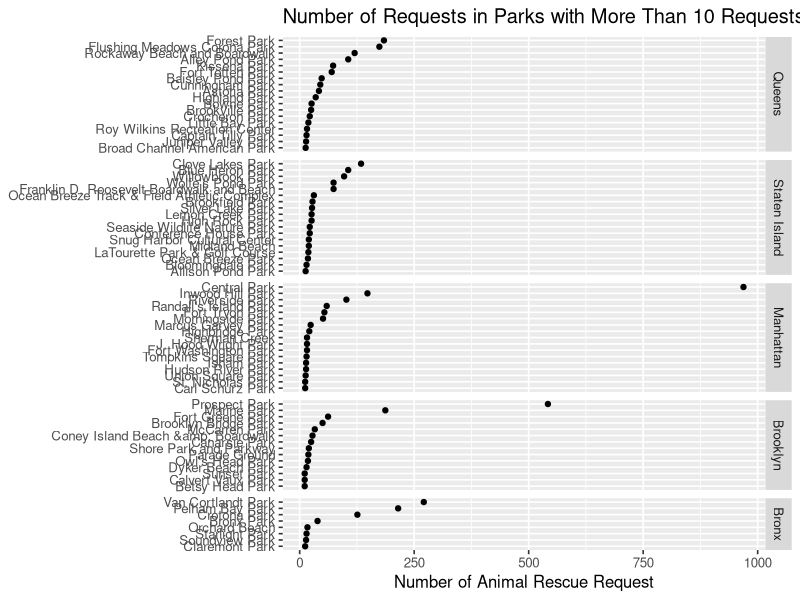
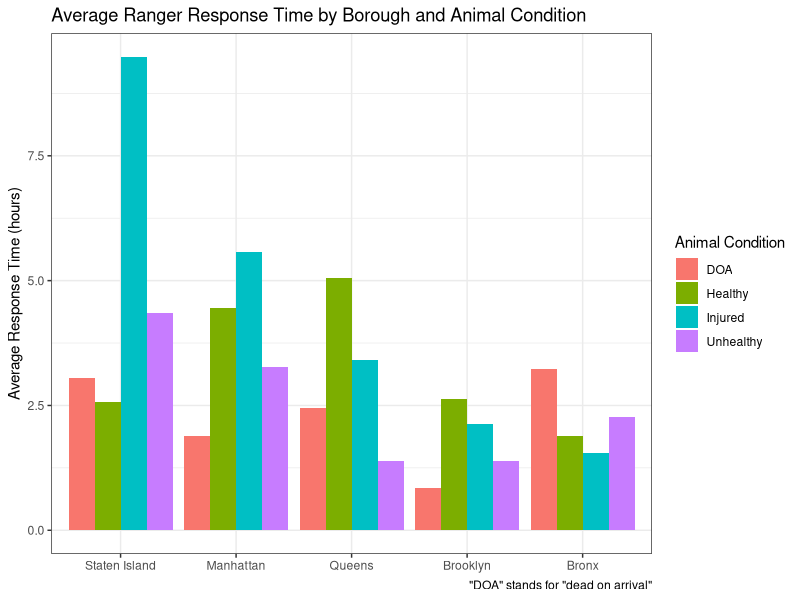
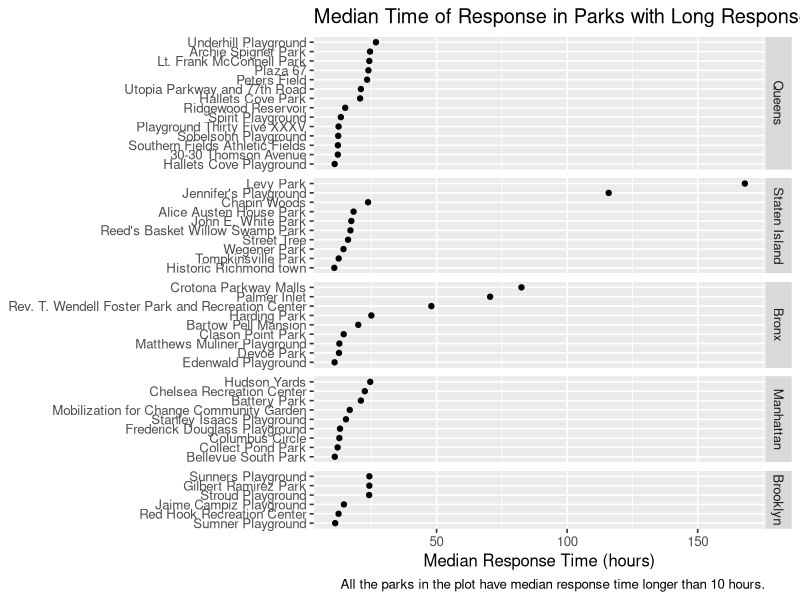
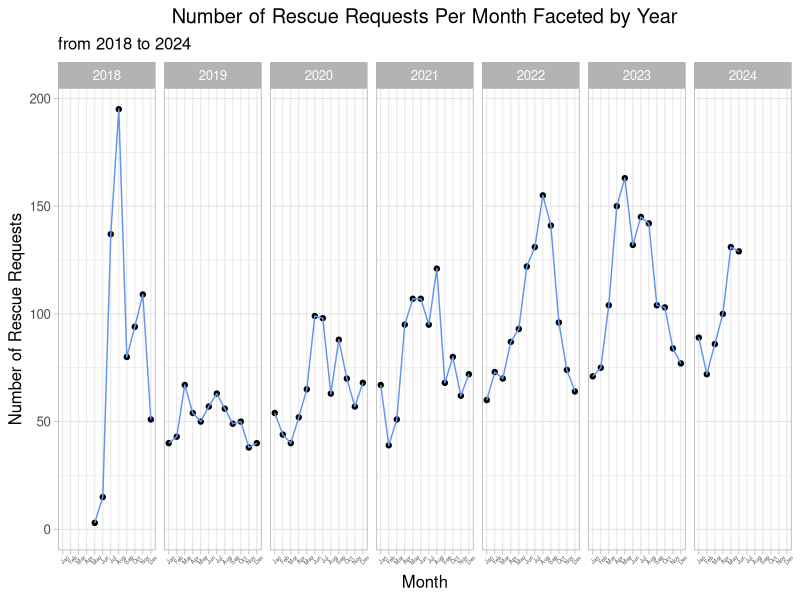
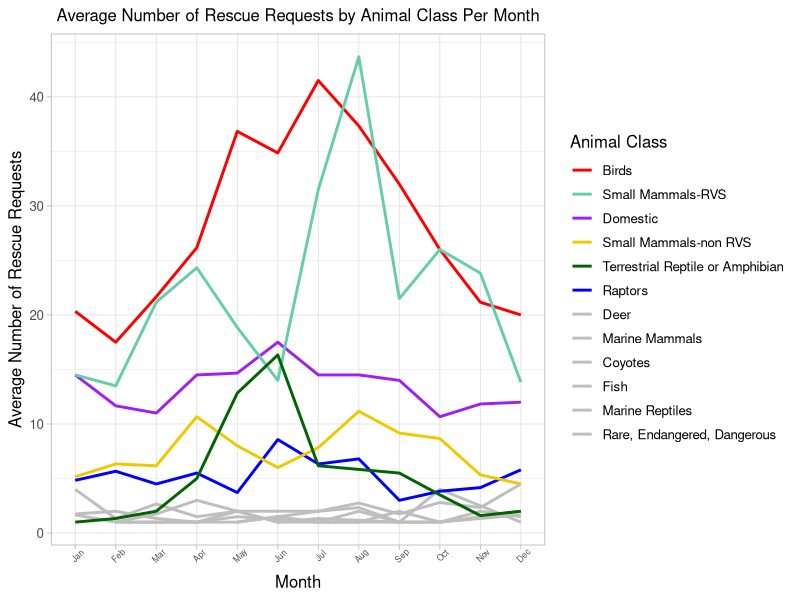
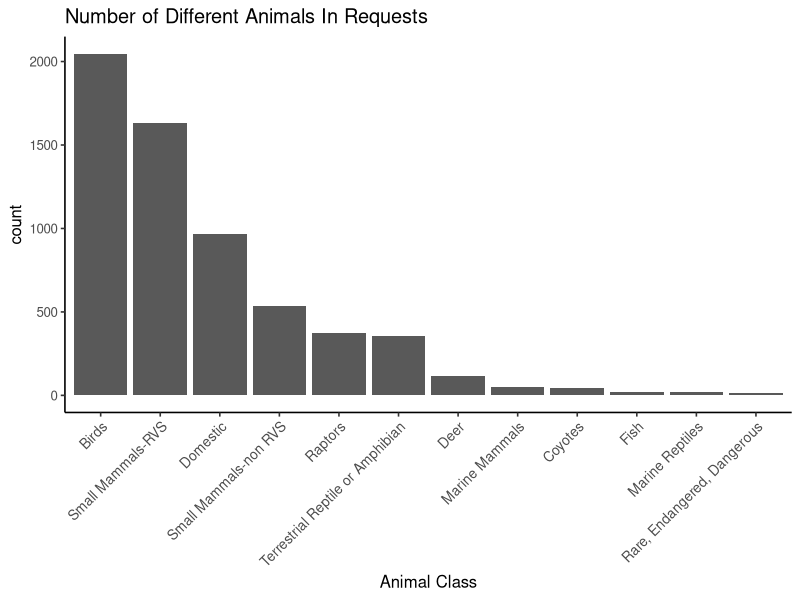
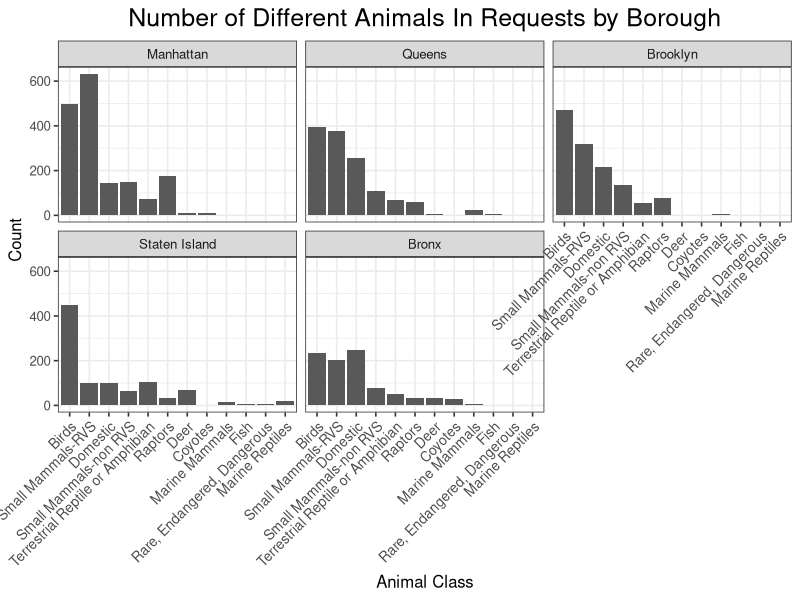
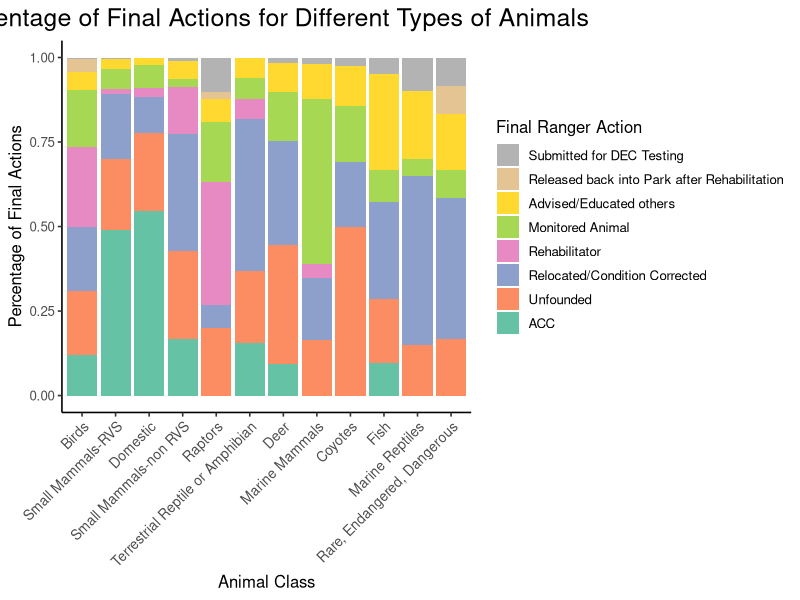

The R source for these figures, in order:
## ---- chunk 1
library(tidyverse)
library(ggplot2)
library(lubridate)
library(vcd)
library(RColorBrewer)
## ---- chunk 2
# load the data
data <- read_csv("Urban_Park_Ranger_Animal_Condition_Response.csv", na=c("","N/A"), show_col_types = FALSE)

data$`Animal Class` <- gsub("\\[\"|\"\\]", "", data$`Animal Class`)
data$`Animal Class` <- gsub("\",\"", ", ", data$`Animal Class`)
data$`Animal Class` <- gsub("\\s+", " ", data$`Animal Class`)
data$`Animal Class` <- ifelse(grepl("Domestic", data$`Animal Class`), "Domestic", data$`Animal Class`)
data$`Animal Class` <- ifelse(grepl("Marine Mammals", data$`Animal Class`), "Marine Mammals", data$`Animal Class`)
data$`Animal Class` <- ifelse(grepl("Fish", data$`Animal Class`), "Fish", data$`Animal Class`)
data <- data |> filter(!`Animal Class` %in% c("Fish-numerous quantity;#Terrestrial Reptile or Amphibian",
                                             "Terrestrial Reptile or Amphibian, Fish-numerous quantity",
                                             "Raptors, Small Mammals-RVS"))
## ---- chunk 3
data |> 
  drop_na(Property) |> 
  group_by(Borough, Property) |>
  summarise(n_req_by_property = n(), .groups = "drop") |>
  filter(n_req_by_property > 10) |>
  ggplot(aes(x = n_req_by_property, y = fct_reorder(Property, n_req_by_property))) +
  geom_point() +
  facet_grid(fct_infreq(Borough) ~ ., scales = "free_y", space = "free_y") +
  labs(x = "Number of Animal Rescue Request", y = NULL, title = "Number of Requests in Parks with More Than 10 Requests Across Boroughs") +
  theme_grey(12)
## ---- chunk 4
data$`initial call time` <- mdy_hms(data$`Date and Time of initial call`, tz = "UTC")
data$`Ranger response time` <- mdy_hms(data$`Date and time of Ranger response`, tz = "UTC")
data$response_time <- as.numeric(difftime(data$`Ranger response time`, data$`initial call time`, units = "hours"))
data <- data |> filter(response_time >= 0)

avg_response <- data |>
  drop_na(`Animal Condition`) |>
  group_by(Borough, `Animal Condition`) |>
  summarise(avg_resp_time = mean(response_time), .groups = "drop")

borough_order <- data |>
  group_by(Borough) |>
  summarise(avg_resp_time = mean(response_time), .groups = "drop") |>
  arrange(desc(avg_resp_time)) |>
  pull(Borough)

avg_response$Borough <- factor(avg_response$Borough, levels = borough_order)

ggplot(avg_response, aes(x = Borough, y = avg_resp_time, fill = `Animal Condition`)) +
  geom_col(position = "dodge") +
  labs(x = NULL, y = "Average Response Time (hours)", title = "Average Ranger Response Time by Borough and Animal Condition", caption = '"DOA" stands for "dead on arrival"') +
  theme_bw()
## ---- chunk 5
data |> 
  drop_na(Property) |> 
  group_by(Borough, Property) |>
  summarise(median_resp = median(response_time), .groups = "drop") |>
  filter(median_resp > 10) |>
  ggplot(aes(x = median_resp, y = fct_reorder(Property, median_resp))) +
  geom_point() +
  facet_grid(fct_infreq(Borough) ~ ., scales = "free_y", space = "free_y") +
  labs(x = "Median Response Time (hours)", y = NULL, title = "Median Time of Response in Parks with Long Response Time", caption = "All the parks in the plot have median response time longer than 10 hours.") +
  theme_grey(12)
## ---- chunk 6
df_time <- data.frame(do.call(rbind, strsplit(data$`Date and Time of initial call`, " ")))
colnames(df_time) <- c("Date", "Clock", "AM_PM")
df_time$Time_12hr<-paste(df_time$Clock, df_time$AM_PM)
df_time$Time <- format(strptime(df_time$Time_12hr, format="%I:%M:%S %p"), "%H:%M:%S")
df_time<-df_time%>%
  select(Date,Time)
df_time$Date <- as.Date(df_time$Date,format = "%m/%d/%Y")
df_time$Time<-hms(df_time$Time)

df_time$Year<-lubridate::year(df_time$Date)
df_time$Month<-lubridate::month(df_time$Date, label = TRUE)
df_time$Weekday = as.factor(weekdays(df_time$Date)) |> 
  fct_relevel("Sunday","Monday","Tuesday","Wednesday","Thursday",
              "Friday","Saturday")
df_time$Hour = as.factor(hour(df_time$Time))

ggplot(df_time,aes(Month)) +
  geom_point(stat = "count") +
  geom_density(aes(group = 1), stat = "count", color = "cornflowerblue") +
  facet_wrap(~Year,ncol = 7) +
  labs(y = "Number of Rescue Requests", 
       title = "Number of Rescue Requests Per Month Faceted by Year",
       subtitle =  "from 2018 to 2024") +

  theme_light(12) +
  theme(axis.text.x = element_text(size = 4, angle = 45),
         plot.title = element_text(hjust = 0.5)) +
  scale_x_discrete(labels = function(x) str_sub(x, 1, 3))
## ---- chunk 7
df_time_response=cbind(df_time,data$`Animal Class`)
colnames(df_time_response)[colnames(df_time_response) == "data$`Animal Class`"] <- "Animal Class"
# df_time_response$YM <- format(df_time_response$Date, "%Y-%m")
# df_long<-df_time_response%>%
#   select(Month,`Animal Class`,YM)%>%
#   group_by(Month, `Animal Class`) %>%
#   tally()
df_long<-df_time_response%>%
  select(Year,Month,`Animal Class`)%>%
  group_by(Year,Month, `Animal Class`) %>%
  tally()%>%
  group_by(Month, `Animal Class`) %>%
  summarise(Average_n = mean(n, na.rm = TRUE), .groups = "drop")

custom_colors <- c(
  "Rare, Endangered, Dangerous" = "gray",
  "Marine Mammals" = "gray",
  "Coyotes" = "gray",
  "Fish"="gray",
  "Terrestrial Reptile or Amphibian"="darkgreen",
  "Deer"="gray",
  "Small Mammals-non RVS"="gold2",
  "Marine Reptiles"="gray",
  "Birds" = "red",
  "Small Mammals-RVS"="aquamarine3",
  "Raptors"="blue",
  "Domestic"="purple"
)


ggplot(df_long, aes(x = Month, y=Average_n)) +
  geom_line(aes(group = `Animal Class`, color = fct_reorder(`Animal Class`, -Average_n, sum)),, size = 1) +
  labs(title = "Average Number of Rescue Requests by Animal Class Per Month", 
       y = "Average Number of Rescue Requests",
       color = "Animal Class") +
  theme_light(12) +
  theme(axis.text.x = element_text(size = 6, angle = 45),
        plot.title = element_text(size=12,hjust = 0.5)) +
  scale_x_discrete(labels = function(x) str_sub(x, 1, 3))+
  scale_color_manual(values = custom_colors)

## ---- chunk 8
data |>
  ggplot(aes(x = fct_infreq(`Animal Class`))) +
  geom_bar() +
  labs(x = "Animal Class", title = "Number of Different Animals In Requests") +
  theme_classic(12) +
  theme(axis.text.x = element_text(size = 10, angle = 45, hjust = 1))
## ---- chunk 9
data$Borough <- fct_infreq(data$Borough)

data |>
  group_by(Borough, `Animal Class`) |>
  summarise(n = n(), .groups = "drop") |>
  ggplot(aes(x = fct_reorder(`Animal Class`, -n), y = n)) +
  geom_col() +
  facet_wrap(~ Borough) +
  labs(x = "Animal Class", y = "Count", title = "Number of Different Animals In Requests by Borough") +
  theme_bw(12) +
  theme(axis.text.x = element_text(size = 10, angle = 45, hjust = 1),
        plot.title = element_text(size = 18,hjust = 0.5)) 
## ---- chunk 10
data$`Animal Class` <- fct_infreq(data$`Animal Class`)
data$`Final Ranger Action` <- fct_infreq(data$`Final Ranger Action`)

data |>
  group_by(`Animal Class`, `Final Ranger Action`) |>
  summarise(n = n(), .groups = "drop") |>
  ggplot(aes(x = `Animal Class`, y = n, fill = fct_rev(`Final Ranger Action`))) +
  geom_col(position="fill") + 
  scale_fill_manual(values = rev(brewer.pal(8, "Set2"))) +
  labs(x = "Animal Class", y = "Percentage of Final Actions", title = "Percentage of Final Actions for Different Types of Animals", fill = "Final Ranger Action") +
  theme_classic(12) +
  theme(axis.text.x = element_text(size = 10, angle = 45, hjust = 1),
        plot.title = element_text(size=18,hjust = 0.5))
## ---- chunk 11

df_duration=data%>%
  select(`Animal Class`,`Duration of Response`)
# df_duration
# ggplot(df_duration, aes(x=`Animal Class`,y = `Duration of Response`)) +
#   geom_boxplot() +
#   scale_y_continuous(limits=c(0,10))+
#   theme(axis.text.x = element_text(angle = 45, hjust = 1))
ggplot(df_duration, aes(x = `Duration of Response`,y=`Animal Class`)) +
  geom_boxplot() +
  scale_x_continuous(limits=c(0,10))+
  theme(axis.text.x = element_text(angle = 45, hjust = 1))+
  labs(x = "Duration of Response", 
       y = "Animal Class", 
       title = "Duration of Response by Animal Classes")


## ---- chunk 12
df_duration=data%>%
  select(`Final Ranger Action`,`Duration of Response`)

ggplot(df_duration, aes(x = `Duration of Response`,y=`Final Ranger Action`)) +
  geom_boxplot() +
  scale_x_continuous(limits=c(0,10))+
  theme(axis.text.x = element_text(angle = 45, hjust = 1))+
  labs(x = "Duration of Response", 
       y = "Final Ranger Action", 
       title = "Duration of Response by Final Ranger Action")
## ---- chunk 13
df_number<-data |>
  select(`# of Animals`,`Animal Class`)|>
  filter(`# of Animals`!=0)
df_number$`# of Animals` <- as.integer(df_number$`# of Animals`)
# df_number
# ggplot(df_number, aes(x = `# of Animals`)) +
#   geom_density(alpha = 0.5) +  # alpha controls the transparency
#   labs(title = "Density Plot for Each Animal Class", x = "# of Animals", y = "Density") +
#   theme_minimal() +
#   facet_wrap(~`Animal Class`)+
#   scale_x_continuous(limits=c(0,10))+
#   scale_fill_brewer(palette = "Set1")  # Use a color palette for the fill

custom_breaks <- function(x) {
  if (max(x) > 500) {
    append(seq(0, max(x), by = 100), 1, after = 1)[-1]  # Breaks at 1, 10, 20, ...
  } else if(max(x) > 100){
    append(seq(0, max(x), by = 20), 1, after = 1)[-1]
  }else if(max(x) > 50){
    append(seq(0, max(x), by = 10), 1, after = 1)[-1]
    }
  else if(max(x) > 10){
    append(seq(0, max(x), by = 10), 1, after = 1)[-1]
  }
  else {
    append(seq(0, max(x), by = 1), 1, after = 1)[-1]   # Breaks at 1, 2, 3, ...
  }
}

ggplot(df_number, aes(x = `# of Animals`)) +
  # geom_density(alpha = 0.5)+
  geom_histogram(stat="count",binwidth = 0.5, position = "dodge", color = "black", alpha = 0.7) +
  labs(title = "Histogram of Number of Animals Per Incident by Animal Class", x = "Number of Animals", y = "Frequency") +
  theme_minimal() +
  # scale_x_continuous(breaks = c(0,10,1))+
  # scale_x_continuous(
  #   limits = c(0, 50),  # Set the limits of the x-axis
  #   breaks = seq(0, 50, by = 10)       # Set breaks to be only integers between 0 and 10
  # ) +
  
  scale_x_continuous(
    limits = c(0, NA) ,
    breaks=custom_breaks,
    oob = scales::squish# Set lower limit to 0, and let the upper limit scale freely
    # expand = c(0, 50)            # Set the minimum range to 50 for the x-axis
  )+
  scale_fill_brewer(palette = "Set1") +  # Color palette for the animal classes
  theme(
    strip.text = element_text(size = 10)  # Change the size to your desired value
  )+
  facet_wrap(~`Animal Class`,scale="free",ncol=2)  # Facet the plot by Animal Class

